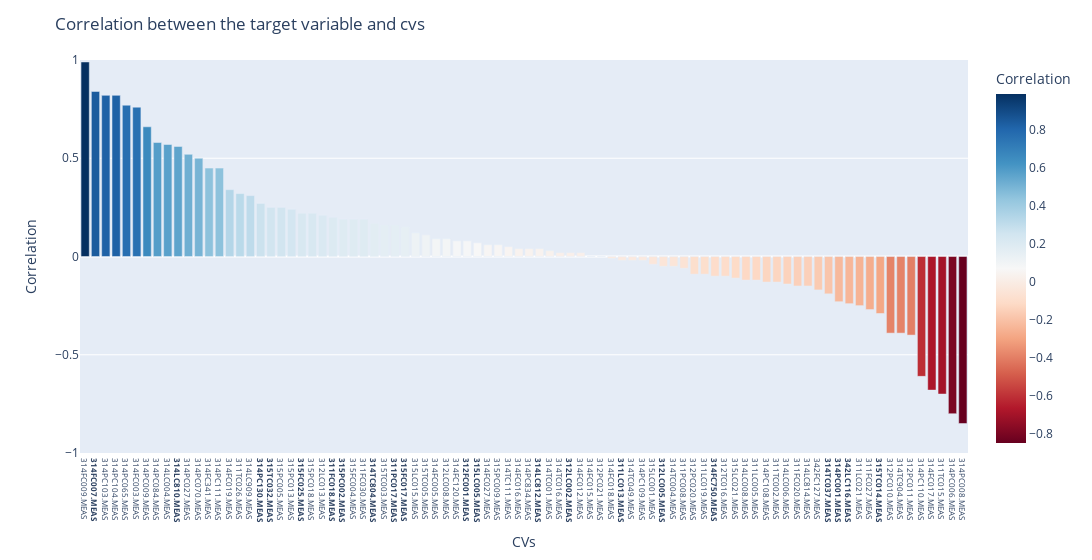

The code cell stored with this chart in its notebook:
### Code cell
import plotly.express as px

# calculate the correlation between the target variable and cvs in effective_new_cvs, and plot the correlation using plotly bar chart
corr = df[effective_new_cvs + [cfg.target_variable]].corr()[cfg.target_variable].sort_values(ascending=False)
corr = corr.reset_index().rename(columns={'index': 'CVs', cfg.target_variable: 'Correlation'})
corr['Correlation'] = corr['Correlation'].round(2)
corr = corr[corr['CVs'] != cfg.target_variable]

fig = px.bar(corr, x='CVs', y='Correlation', color='Correlation', color_continuous_scale='RdBu')
fig.update_layout(title='Correlation between the target variable and cvs')
fig.update_layout(width=1200)
fig.update_xaxes(tickfont=dict(size=8))
# highlight the colored tags in xticks
fig.update_xaxes(tickmode='array', tickvals=corr['CVs'], ticktext=['<b>' + col + '</b>' if col in new_selected_cvs else col for col in corr['CVs']])
fig.update_yaxes(range=[-1, 1])

# save the figure as html
fig.write_html('../result/image/Correlation score for Yield tags wrt LNG product.html')

fig.show()

### Figure 1 — Plotly figure (JSON) as saved in the notebook; plotly's stock layout.template omitted (floating-point values rounded to 4 significant figures)
{"data": [{"alignmentgroup": "True", "hovertemplate": "CVs=%{x}<br>Correlation=%{marker.color}<extra></extra>", "legendgroup": "", "marker": {"color": [0.99, 0.84, 0.82, 0.82, 0.77, 0.76, 0.66, 0.58, 0.57, 0.56, 0.52, 0.5, 0.45, 0.45, 0.34, 0.32, 0.31, 0.27, 0.25, 0.25, 0.24, 0.22, 0.22, 0.21, 0.2, 0.19, 0.19, 0.19, 0.17, 0.16, 0.16, 0.15, 0.12, 0.11, 0.09, 0.09, 0.08, 0.08, 0.07, 0.06, 0.06, 0.05, 0.04, 0.04, 0.04, 0.03, 0.02, 0.02, 0.02, 0, 0, -0.01, -0.02, -0.02, -0.02, -0.04, -0.05, -0.05, -0.06, -0.09, -0.09, -0.1, -0.1, -0.11, -0.12, -0.12, -0.13, -0.13, -0.14, -0.15, -0.15, -0.17, -0.19, -0.23, -0.24, -0.25, -0.27, -0.29, -0.39, -0.39, -0.4, -0.61, -0.68, -0.7, -0.8, -0.85], "coloraxis": "coloraxis", "pattern": {"shape": ""}}, "name": "", "offsetgroup": "", "orientation": "v", "showlegend": false, "textposition": "auto", "type": "bar", "x": ["314FC009.MEAS", "314FC007.MEAS", "314PC103.MEAS", "314PC104.MEAS", "314PC065.MEAS", "314FC003.MEAS", "314PC009.MEAS", "314PC084.MEAS", "314LC004.MEAS", "314LC810.MEAS", "314PC027.MEAS", "314PC070.MEAS", "314FC341.MEAS", "314PC111.MEAS", "314FC019.MEAS", "311TC026.MEAS", "314LC909.MEAS", "314PC130.MEAS", "315TC032.MEAS", "315PC005.MEAS", "315PC013.MEAS", "315FC025.MEAS", "315PC018.MEAS", "312LC013.MEAS", "311FC018.MEAS", "315PC002.MEAS", "315FC004.MEAS", "311FC030.MEAS", "314TC804.MEAS", "315TC003.MEAS", "311PC017.MEAS", "315FC017.MEAS", "315LC015.MEAS", "315TC005.MEAS", "314FC005.MEAS", "312LC008.MEAS", "314FC120.MEAS", "312FC001.MEAS", "315LC005.MEAS", "314FC027.MEAS", "315PC009.MEAS", "314TC111.MEAS", "314FC016.MEAS", "314PC834.MEAS", "314LC812.MEAS", "314TC001.MEAS", "314TC016.MEAS", "312LC002.MEAS", "314FC012.MEAS", "314FC015.MEAS", "312PC021.MEAS", "314FC018.MEAS", "311LC013.MEAS", "314TC049.MEAS", "314PC109.MEAS", "315LC001.MEAS", "312LC005.MEAS", "314TC004.MEAS", "311PC008.MEAS", "312PC020.MEAS", "311LC019.MEAS", "314FC750.MEAS", "312TC016.MEAS", "315LC021.MEAS", "314LC008.MEAS", "311LC005.MEAS", "314PC108.MEAS", "311TC002.MEAS", "314LC006.MEAS", "311FC020.MEAS", "314LC814.MEAS", "342FC127.MEAS", "314TC037.MEAS", "314PC001.MEAS", "342LC116.MEAS", "311LC021.MEAS", "311FC027.MEAS", "315TC014.MEAS", "312PC010.MEAS", "314TC904.MEAS", "312PC011.MEAS", "314PC110.MEAS", "314FC017.MEAS", "311TC015.MEAS", "314PC006.MEAS", "314PC008.MEAS"], "xaxis": "x", "y": [0.99, 0.84, 0.82, 0.82, 0.77, 0.76, 0.66, 0.58, 0.57, 0.56, 0.52, 0.5, 0.45, 0.45, 0.34, 0.32, 0.31, 0.27, 0.25, 0.25, 0.24, 0.22, 0.22, 0.21, 0.2, 0.19, 0.19, 0.19, 0.17, 0.16, 0.16, 0.15, 0.12, 0.11, 0.09, 0.09, 0.08, 0.08, 0.07, 0.06, 0.06, 0.05, 0.04, 0.04, 0.04, 0.03, 0.02, 0.02, 0.02, 0, 0, -0.01, -0.02, -0.02, -0.02, -0.04, -0.05, -0.05, -0.06, -0.09, -0.09, -0.1, -0.1, -0.11, -0.12, -0.12, -0.13, -0.13, -0.14, -0.15, -0.15, -0.17, -0.19, -0.23, -0.24, -0.25, -0.27, -0.29, -0.39, -0.39, -0.4, -0.61, -0.68, -0.7, -0.8, -0.85], "yaxis": "y"}], "layout": {"barmode": "relative", "coloraxis": {"colorbar": {"title": {"text": "Correlation"}}, "colorscale": [[0, "rgb(103,0,31)"], [0.1, "rgb(178,24,43)"], [0.2, "rgb(214,96,77)"], [0.3, "rgb(244,165,130)"], [0.4, "rgb(253,219,199)"], [0.5, "rgb(247,247,247)"], [0.6, "rgb(209,229,240)"], [0.7, "rgb(146,197,222)"], [0.8, "rgb(67,147,195)"], [0.9, "rgb(33,102,172)"], [1, "rgb(5,48,97)"]]}, "legend": {"tracegroupgap": 0}, "margin": {"t": 60}, "title": {"text": "Correlation between the target variable and cvs"}, "width": 1200, "xaxis": {"anchor": "y", "domain": [0, 1], "tickfont": {"size": 8}, "tickmode": "array", "ticktext": ["314FC009.MEAS", "<b>314FC007.MEAS</b>", "314PC103.MEAS", "314PC104.MEAS", "314PC065.MEAS", "314FC003.MEAS", "314PC009.MEAS", "314PC084.MEAS", "314LC004.MEAS", "<b>314LC810.MEAS</b>", "314PC027.MEAS", "314PC070.MEAS", "314FC341.MEAS", "314PC111.MEAS", "314FC019.MEAS", "311TC026.MEAS", "314LC909.MEAS", "<b>314PC130.MEAS</b>", "<b>315TC032.MEAS</b>", "315PC005.MEAS", "315PC013.MEAS", "<b>315FC025.MEAS</b>", "315PC018.MEAS", "312LC013.MEAS", "<b>311FC018.MEAS</b>", "<b>315PC002.MEAS</b>", "315FC004.MEAS", "311FC030.MEAS", "<b>314TC804.MEAS</b>", "315TC003.MEAS", "<b>311PC017.MEAS</b>", "<b>315FC017.MEAS</b>", "315LC015.MEAS", "315TC005.MEAS", "314FC005.MEAS", "312LC008.MEAS", "314FC120.MEAS", "<b>312FC001.MEAS</b>", "<b>315LC005.MEAS</b>", "314FC027.MEAS", "315PC009.MEAS", "314TC111.MEAS", "314FC016.MEAS", "314PC834.MEAS", "<b>314LC812.MEAS</b>", "314TC001.MEAS", "314TC016.MEAS", "<b>312LC002.MEAS</b>", "314FC012.MEAS", "314FC015.MEAS", "312PC021.MEAS", "314FC018.MEAS", "<b>311LC013.MEAS</b>", "314TC049.MEAS", "314PC109.MEAS", "315LC001.MEAS", "<b>312LC005.MEAS</b>", "314TC004.MEAS", "311PC008.MEAS", "312PC020.MEAS", "311LC019.MEAS", "<b>314FC750.MEAS</b>", "312TC016.MEAS", "315LC021.MEAS", "314LC008.MEAS", "311LC005.MEAS", "314PC108.MEAS", "311TC002.MEAS", "314LC006.MEAS", "311FC020.MEAS", "314LC814.MEAS", "342FC127.MEAS", "<b>314TC037.MEAS</b>", "<b>314PC001.MEAS</b>", "<b>342LC116.MEAS</b>", "311LC021.MEAS", "311FC027.MEAS", "<b>315TC014.MEAS</b>", "312PC010.MEAS", "314TC904.MEAS", "312PC011.MEAS", "314PC110.MEAS", "314FC017.MEAS", "311TC015.MEAS", "314PC006.MEAS", "314PC008.MEAS"], "tickvals": ["314FC009.MEAS", "314FC007.MEAS", "314PC103.MEAS", "314PC104.MEAS", "314PC065.MEAS", "314FC003.MEAS", "314PC009.MEAS", "314PC084.MEAS", "314LC004.MEAS", "314LC810.MEAS", "314PC027.MEAS", "314PC070.MEAS", "314FC341.MEAS", "314PC111.MEAS", "314FC019.MEAS", "311TC026.MEAS", "314LC909.MEAS", "314PC130.MEAS", "315TC032.MEAS", "315PC005.MEAS", "315PC013.MEAS", "315FC025.MEAS", "315PC018.MEAS", "312LC013.MEAS", "311FC018.MEAS", "315PC002.MEAS", "315FC004.MEAS", "311FC030.MEAS", "314TC804.MEAS", "315TC003.MEAS", "311PC017.MEAS", "315FC017.MEAS", "315LC015.MEAS", "315TC005.MEAS", "314FC005.MEAS", "312LC008.MEAS", "314FC120.MEAS", "312FC001.MEAS", "315LC005.MEAS", "314FC027.MEAS", "315PC009.MEAS", "314TC111.MEAS", "314FC016.MEAS", "314PC834.MEAS", "314LC812.MEAS", "314TC001.MEAS", "314TC016.MEAS", "312LC002.MEAS", "314FC012.MEAS", "314FC015.MEAS", "312PC021.MEAS", "314FC018.MEAS", "311LC013.MEAS", "314TC049.MEAS", "314PC109.MEAS", "315LC001.MEAS", "312LC005.MEAS", "314TC004.MEAS", "311PC008.MEAS", "312PC020.MEAS", "311LC019.MEAS", "314FC750.MEAS", "312TC016.MEAS", "315LC021.MEAS", "314LC008.MEAS", "311LC005.MEAS", "314PC108.MEAS", "311TC002.MEAS", "314LC006.MEAS", "311FC020.MEAS", "314LC814.MEAS", "342FC127.MEAS", "314TC037.MEAS", "314PC001.MEAS", "342LC116.MEAS", "311LC021.MEAS", "311FC027.MEAS", "315TC014.MEAS", "312PC010.MEAS", "314TC904.MEAS", "312PC011.MEAS", "314PC110.MEAS", "314FC017.MEAS", "311TC015.MEAS", "314PC006.MEAS", "314PC008.MEAS"], "title": {"text": "CVs"}}, "yaxis": {"anchor": "x", "domain": [0, 1], "range": [-1, 1], "title": {"text": "Correlation"}}}}
